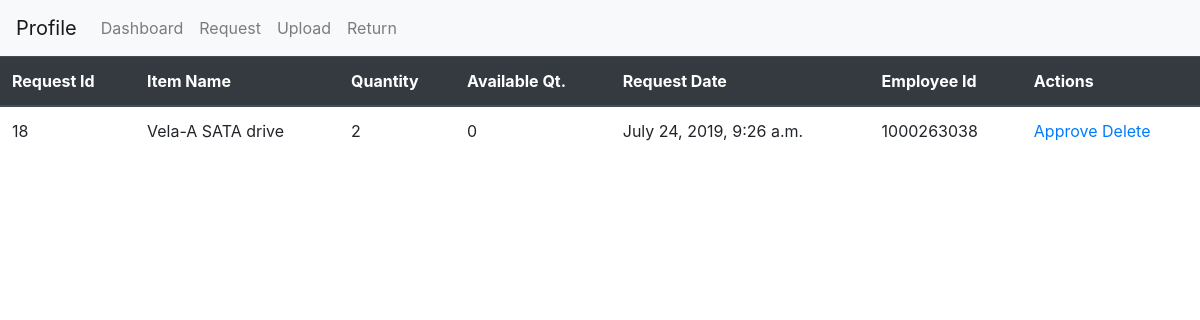
/adminprofile/adminrequest/, run on the app's committed database.
### newrequest/models.py (models this page shows)
class NewRequest(models.Model):
    qty = models.IntegerField(default=1)
    emp_id = models.CharField(max_length=500)
    item_name = models.CharField(max_length=1000)
    date = models.DateTimeField(auto_now_add=True)
    request_id = models.CharField(primary_key=True, max_length=500)
    class Meta:
        db_table = "NewRequest"

### adminrequest/views.py (the view)
# urls.py: 2. Add a URL to urlpatterns:  path('', views.home, name='home')
def home(request):
    req = NewRequest.objects.raw('select * from NewRequest')
    ite = []
    for p in req:
        cou = items.objects.filter(Name = p.item_name)
        cou = cou.filter(In_use = False).count()
        dicti = {'cou' : cou , 'req':p}
        ite.append(dicti)
    return render(request,'adminrequest/home.html',{'ite':ite})

### templates/adminrequest/home.html (shortened to what this page needs)
<!DOCTYPE html>
<html lang="en">
<head>
    <link rel="stylesheet" href="https://stackpath.bootstrapcdn.com/bootstrap/4.3.1/css/bootstrap.min.css">
     {% load static %}
    <link rel="stylesheet" href="{% static 'login/home.css' %}" type="text/css">
</head>
<body>
<nav class="navbar navbar-expand-lg navbar-light bg-light">
  <a class="navbar-brand" href="../">Profile</a>
  <div class="collapse navbar-collapse" id="navbarNav">
    <ul class="navbar-nav">
      <li class="nav-item">
        <a class="nav-link" href="../dashboard/">Dashboard</a>
      </li>
      <li class="nav-item">
        <a class="nav-link" href="./">Request</a>
      </li>
        <li class="nav-item">
        <a class="nav-link" href="../upload/">Upload</a>
      </li>
         <li class="nav-item">
        <a class="nav-link" href="../return/">Return</a>
      </li>
    </ul>
  </div>
</nav>
<table class="table">
    <thead class = "thead-dark">
        <tr>
            <th>Request Id</th>
            <th>Item Name</th>
            <th>Quantity</th>
            <th>Available Qt.</th>
            <th>Request Date</th>
            <th>Employee Id</th>
            <th>Actions</th>
        </tr>
    </thead>
    <tbody>
    {% for reqs in ite %}
    <tr>
        <td>{{ reqs.req.request_id }}</td>
        <td>{{ reqs.req.item_name }}</td>
        <td>{{ reqs.req.qty }}</td>
        <td>{{ reqs.cou}}</td>
        <td>{{ reqs.req.date }}</td>
        <td>{{ reqs.req.emp_id }}</td>
        <td>
            <a href="approve/{{ reqs.req.request_id }}/"><span class="glyphicon glyphicon-pencil">Approve</span> </a>
            <a href="delete/{{ reqs.req.request_id }}/">Delete</a>
        </td>
    </tr>
    {% endfor %}
    </tbody>
</table>
</body>
</html>

### data on the page
NewRequest: req.request_id "18", req.item_name "Vela-A SATA drive", req.qty "2", cou "0", req "July 24, 2019, 9:26 a.m.", req.emp_id "1000263038"
